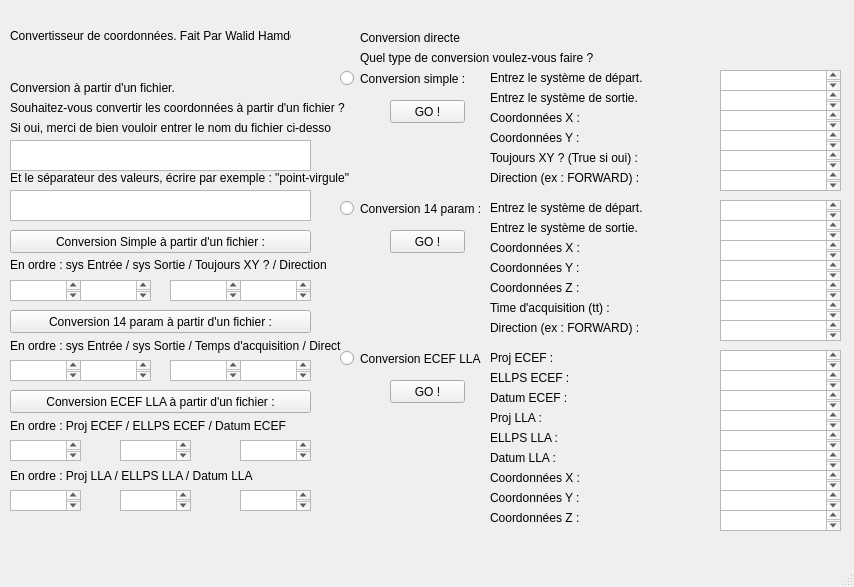
<?xml version="1.0" encoding="UTF-8"?>
<ui version="4.0">
 <class>MainWindow</class>
 <widget class="QMainWindow" name="MainWindow">
  <property name="geometry">
   <rect>
    <x>0</x>
    <y>0</y>
    <width>854</width>
    <height>587</height>
   </rect>
  </property>
  <property name="windowTitle">
   <string>MainWindow</string>
  </property>
  <property name="styleSheet">
   <string notr="true">background-color rgb(184, 184, 184)</string>
  </property>
  <widget class="QWidget" name="centralwidget">
   <widget class="QLabel" name="label">
    <property name="geometry">
     <rect>
      <x>10</x>
      <y>0</y>
      <width>281</width>
      <height>71</height>
     </rect>
    </property>
    <property name="text">
     <string>Convertisseur de coordonnées. Fait Par Walid Hamdoun</string>
    </property>
   </widget>
   <widget class="QLabel" name="label_2">
    <property name="geometry">
     <rect>
      <x>10</x>
      <y>80</y>
      <width>181</width>
      <height>16</height>
     </rect>
    </property>
    <property name="text">
     <string>Conversion à partir d'un fichier.</string>
    </property>
   </widget>
   <widget class="QLabel" name="label_3">
    <property name="geometry">
     <rect>
      <x>10</x>
      <y>100</y>
      <width>371</width>
      <height>16</height>
     </rect>
    </property>
    <property name="text">
     <string>Souhaitez-vous convertir les coordonnées à partir d'un fichier ? </string>
    </property>
   </widget>
   <widget class="QLabel" name="label_4">
    <property name="geometry">
     <rect>
      <x>10</x>
      <y>120</y>
      <width>321</width>
      <height>16</height>
     </rect>
    </property>
    <property name="text">
     <string>Si oui, merci de bien vouloir entrer le nom du fichier ci-dessous. </string>
    </property>
   </widget>
   <widget class="QPlainTextEdit" name="plainTextEdit">
    <property name="geometry">
     <rect>
      <x>10</x>
      <y>140</y>
      <width>301</width>
      <height>31</height>
     </rect>
    </property>
   </widget>
   <widget class="QLabel" name="label_5">
    <property name="geometry">
     <rect>
      <x>360</x>
      <y>50</y>
      <width>291</width>
      <height>16</height>
     </rect>
    </property>
    <property name="text">
     <string>Quel type de conversion voulez-vous faire ?</string>
    </property>
   </widget>
   <widget class="QRadioButton" name="radioButton_3">
    <property name="geometry">
     <rect>
      <x>340</x>
      <y>70</y>
      <width>141</width>
      <height>17</height>
     </rect>
    </property>
    <property name="text">
     <string>Conversion simple :</string>
    </property>
   </widget>
   <widget class="QLabel" name="label_6">
    <property name="geometry">
     <rect>
      <x>490</x>
      <y>70</y>
      <width>191</width>
      <height>16</height>
     </rect>
    </property>
    <property name="text">
     <string>Entrez le système de départ.</string>
    </property>
   </widget>
   <widget class="QLabel" name="label_7">
    <property name="geometry">
     <rect>
      <x>490</x>
      <y>90</y>
      <width>191</width>
      <height>16</height>
     </rect>
    </property>
    <property name="text">
     <string>Entrez le système de sortie.</string>
    </property>
   </widget>
   <widget class="QLabel" name="label_8">
    <property name="geometry">
     <rect>
      <x>490</x>
      <y>110</y>
      <width>191</width>
      <height>16</height>
     </rect>
    </property>
    <property name="text">
     <string>Coordonnées X :</string>
    </property>
   </widget>
   <widget class="QLabel" name="label_9">
    <property name="geometry">
     <rect>
      <x>490</x>
      <y>130</y>
      <width>191</width>
      <height>16</height>
     </rect>
    </property>
    <property name="text">
     <string>Coordonnées Y :</string>
    </property>
   </widget>
   <widget class="QLabel" name="label_10">
    <property name="geometry">
     <rect>
      <x>360</x>
      <y>30</y>
      <width>291</width>
      <height>16</height>
     </rect>
    </property>
    <property name="text">
     <string>Conversion directe</string>
    </property>
   </widget>
   <widget class="QPlainTextEdit" name="plainTextEdit_2">
    <property name="geometry">
     <rect>
      <x>720</x>
      <y>70</y>
      <width>121</width>
      <height>21</height>
     </rect>
    </property>
   </widget>
   <widget class="QPlainTextEdit" name="plainTextEdit_3">
    <property name="geometry">
     <rect>
      <x>720</x>
      <y>90</y>
      <width>121</width>
      <height>21</height>
     </rect>
    </property>
   </widget>
   <widget class="QPlainTextEdit" name="plainTextEdit_4">
    <property name="geometry">
     <rect>
      <x>720</x>
      <y>110</y>
      <width>121</width>
      <height>21</height>
     </rect>
    </property>
   </widget>
   <widget class="QPlainTextEdit" name="plainTextEdit_5">
    <property name="geometry">
     <rect>
      <x>720</x>
      <y>130</y>
      <width>121</width>
      <height>21</height>
     </rect>
    </property>
   </widget>
   <widget class="QLabel" name="label_11">
    <property name="geometry">
     <rect>
      <x>490</x>
      <y>220</y>
      <width>191</width>
      <height>16</height>
     </rect>
    </property>
    <property name="text">
     <string>Entrez le système de sortie.</string>
    </property>
   </widget>
   <widget class="QPlainTextEdit" name="plainTextEdit_6">
    <property name="geometry">
     <rect>
      <x>720</x>
      <y>200</y>
      <width>121</width>
      <height>21</height>
     </rect>
    </property>
   </widget>
   <widget class="QLabel" name="label_12">
    <property name="geometry">
     <rect>
      <x>490</x>
      <y>200</y>
      <width>191</width>
      <height>16</height>
     </rect>
    </property>
    <property name="text">
     <string>Entrez le système de départ.</string>
    </property>
   </widget>
   <widget class="QPlainTextEdit" name="plainTextEdit_7">
    <property name="geometry">
     <rect>
      <x>720</x>
      <y>260</y>
      <width>121</width>
      <height>21</height>
     </rect>
    </property>
   </widget>
   <widget class="QLabel" name="label_13">
    <property name="geometry">
     <rect>
      <x>490</x>
      <y>260</y>
      <width>191</width>
      <height>16</height>
     </rect>
    </property>
    <property name="text">
     <string>Coordonnées Y :</string>
    </property>
   </widget>
   <widget class="QPlainTextEdit" name="plainTextEdit_8">
    <property name="geometry">
     <rect>
      <x>720</x>
      <y>240</y>
      <width>121</width>
      <height>21</height>
     </rect>
    </property>
   </widget>
   <widget class="QLabel" name="label_14">
    <property name="geometry">
     <rect>
      <x>490</x>
      <y>240</y>
      <width>191</width>
      <height>16</height>
     </rect>
    </property>
    <property name="text">
     <string>Coordonnées X :</string>
    </property>
   </widget>
   <widget class="QPlainTextEdit" name="plainTextEdit_9">
    <property name="geometry">
     <rect>
      <x>720</x>
      <y>220</y>
      <width>121</width>
      <height>21</height>
     </rect>
    </property>
   </widget>
   <widget class="QRadioButton" name="radioButton_4">
    <property name="geometry">
     <rect>
      <x>340</x>
      <y>200</y>
      <width>141</width>
      <height>17</height>
     </rect>
    </property>
    <property name="text">
     <string>Conversion 14 param :</string>
    </property>
   </widget>
   <widget class="QLabel" name="label_15">
    <property name="geometry">
     <rect>
      <x>490</x>
      <y>280</y>
      <width>191</width>
      <height>16</height>
     </rect>
    </property>
    <property name="text">
     <string>Coordonnées Z :</string>
    </property>
   </widget>
   <widget class="QPlainTextEdit" name="plainTextEdit_10">
    <property name="geometry">
     <rect>
      <x>720</x>
      <y>280</y>
      <width>121</width>
      <height>21</height>
     </rect>
    </property>
   </widget>
   <widget class="QLabel" name="label_16">
    <property name="geometry">
     <rect>
      <x>490</x>
      <y>300</y>
      <width>191</width>
      <height>16</height>
     </rect>
    </property>
    <property name="text">
     <string>Time d'acquisition (tt) :</string>
    </property>
   </widget>
   <widget class="QPlainTextEdit" name="plainTextEdit_11">
    <property name="geometry">
     <rect>
      <x>720</x>
      <y>300</y>
      <width>121</width>
      <height>21</height>
     </rect>
    </property>
   </widget>
   <widget class="QPlainTextEdit" name="plainTextEdit_12">
    <property name="geometry">
     <rect>
      <x>720</x>
      <y>430</y>
      <width>121</width>
      <height>21</height>
     </rect>
    </property>
   </widget>
   <widget class="QLabel" name="label_17">
    <property name="geometry">
     <rect>
      <x>490</x>
      <y>390</y>
      <width>191</width>
      <height>16</height>
     </rect>
    </property>
    <property name="text">
     <string>Datum ECEF :</string>
    </property>
   </widget>
   <widget class="QLabel" name="label_18">
    <property name="geometry">
     <rect>
      <x>490</x>
      <y>410</y>
      <width>191</width>
      <height>16</height>
     </rect>
    </property>
    <property name="text">
     <string>Proj LLA :</string>
    </property>
   </widget>
   <widget class="QLabel" name="label_19">
    <property name="geometry">
     <rect>
      <x>490</x>
      <y>370</y>
      <width>191</width>
      <height>16</height>
     </rect>
    </property>
    <property name="text">
     <string>ELLPS ECEF :</string>
    </property>
   </widget>
   <widget class="QLabel" name="label_20">
    <property name="geometry">
     <rect>
      <x>490</x>
      <y>450</y>
      <width>191</width>
      <height>16</height>
     </rect>
    </property>
    <property name="text">
     <string>Datum LLA :</string>
    </property>
   </widget>
   <widget class="QPlainTextEdit" name="plainTextEdit_13">
    <property name="geometry">
     <rect>
      <x>720</x>
      <y>350</y>
      <width>121</width>
      <height>21</height>
     </rect>
    </property>
   </widget>
   <widget class="QPlainTextEdit" name="plainTextEdit_14">
    <property name="geometry">
     <rect>
      <x>720</x>
      <y>410</y>
      <width>121</width>
      <height>21</height>
     </rect>
    </property>
   </widget>
   <widget class="QPlainTextEdit" name="plainTextEdit_15">
    <property name="geometry">
     <rect>
      <x>720</x>
      <y>370</y>
      <width>121</width>
      <height>21</height>
     </rect>
    </property>
   </widget>
   <widget class="QLabel" name="label_21">
    <property name="geometry">
     <rect>
      <x>490</x>
      <y>350</y>
      <width>191</width>
      <height>16</height>
     </rect>
    </property>
    <property name="text">
     <string>Proj ECEF : </string>
    </property>
   </widget>
   <widget class="QLabel" name="label_22">
    <property name="geometry">
     <rect>
      <x>490</x>
      <y>430</y>
      <width>191</width>
      <height>16</height>
     </rect>
    </property>
    <property name="text">
     <string>ELLPS LLA :</string>
    </property>
   </widget>
   <widget class="QPlainTextEdit" name="plainTextEdit_16">
    <property name="geometry">
     <rect>
      <x>720</x>
      <y>390</y>
      <width>121</width>
      <height>21</height>
     </rect>
    </property>
   </widget>
   <widget class="QPlainTextEdit" name="plainTextEdit_17">
    <property name="geometry">
     <rect>
      <x>720</x>
      <y>450</y>
      <width>121</width>
      <height>21</height>
     </rect>
    </property>
   </widget>
   <widget class="QRadioButton" name="radioButton_5">
    <property name="geometry">
     <rect>
      <x>340</x>
      <y>350</y>
      <width>141</width>
      <height>17</height>
     </rect>
    </property>
    <property name="text">
     <string>Conversion ECEF LLA:</string>
    </property>
   </widget>
   <widget class="QPlainTextEdit" name="plainTextEdit_18">
    <property name="geometry">
     <rect>
      <x>720</x>
      <y>510</y>
      <width>121</width>
      <height>21</height>
     </rect>
    </property>
   </widget>
   <widget class="QLabel" name="label_23">
    <property name="geometry">
     <rect>
      <x>490</x>
      <y>470</y>
      <width>191</width>
      <height>16</height>
     </rect>
    </property>
    <property name="text">
     <string>Coordonnées X :</string>
    </property>
   </widget>
   <widget class="QLabel" name="label_24">
    <property name="geometry">
     <rect>
      <x>490</x>
      <y>490</y>
      <width>191</width>
      <height>16</height>
     </rect>
    </property>
    <property name="text">
     <string>Coordonnées Y :</string>
    </property>
   </widget>
   <widget class="QPlainTextEdit" name="plainTextEdit_19">
    <property name="geometry">
     <rect>
      <x>720</x>
      <y>490</y>
      <width>121</width>
      <height>21</height>
     </rect>
    </property>
   </widget>
   <widget class="QLabel" name="label_25">
    <property name="geometry">
     <rect>
      <x>490</x>
      <y>510</y>
      <width>191</width>
      <height>16</height>
     </rect>
    </property>
    <property name="text">
     <string>Coordonnées Z :</string>
    </property>
   </widget>
   <widget class="QPlainTextEdit" name="plainTextEdit_20">
    <property name="geometry">
     <rect>
      <x>720</x>
      <y>470</y>
      <width>121</width>
      <height>21</height>
     </rect>
    </property>
   </widget>
   <widget class="QPushButton" name="pushButton_3">
    <property name="geometry">
     <rect>
      <x>10</x>
      <y>230</y>
      <width>301</width>
      <height>23</height>
     </rect>
    </property>
    <property name="text">
     <string>Conversion Simple à partir d'un fichier :</string>
    </property>
   </widget>
   <widget class="QPushButton" name="pushButton_4">
    <property name="geometry">
     <rect>
      <x>10</x>
      <y>310</y>
      <width>301</width>
      <height>23</height>
     </rect>
    </property>
    <property name="text">
     <string>Conversion 14 param à partir d'un fichier :</string>
    </property>
   </widget>
   <widget class="QPushButton" name="pushButton_5">
    <property name="geometry">
     <rect>
      <x>10</x>
      <y>390</y>
      <width>301</width>
      <height>23</height>
     </rect>
    </property>
    <property name="text">
     <string>Conversion ECEF LLA à partir d'un fichier :</string>
    </property>
   </widget>
   <widget class="QPushButton" name="pushButton_6">
    <property name="geometry">
     <rect>
      <x>390</x>
      <y>230</y>
      <width>75</width>
      <height>23</height>
     </rect>
    </property>
    <property name="text">
     <string>GO !</string>
    </property>
   </widget>
   <widget class="QPushButton" name="pushButton_7">
    <property name="geometry">
     <rect>
      <x>390</x>
      <y>380</y>
      <width>75</width>
      <height>23</height>
     </rect>
    </property>
    <property name="text">
     <string>GO !</string>
    </property>
   </widget>
   <widget class="QPushButton" name="pushButton_8">
    <property name="geometry">
     <rect>
      <x>390</x>
      <y>100</y>
      <width>75</width>
      <height>23</height>
     </rect>
    </property>
    <property name="text">
     <string>GO !</string>
    </property>
   </widget>
   <widget class="QLabel" name="label_27">
    <property name="geometry">
     <rect>
      <x>10</x>
      <y>170</y>
      <width>391</width>
      <height>16</height>
     </rect>
    </property>
    <property name="text">
     <string>Et le séparateur des valeurs, écrire par exemple : &quot;point-virgule&quot;</string>
    </property>
   </widget>
   <widget class="QPlainTextEdit" name="plainTextEdit_21">
    <property name="geometry">
     <rect>
      <x>10</x>
      <y>190</y>
      <width>301</width>
      <height>31</height>
     </rect>
    </property>
   </widget>
   <widget class="QPlainTextEdit" name="plainTextEdit_22">
    <property name="geometry">
     <rect>
      <x>720</x>
      <y>150</y>
      <width>121</width>
      <height>21</height>
     </rect>
    </property>
   </widget>
   <widget class="QLabel" name="label_28">
    <property name="geometry">
     <rect>
      <x>490</x>
      <y>150</y>
      <width>191</width>
      <height>16</height>
     </rect>
    </property>
    <property name="text">
     <string>Toujours XY ? (True si oui) :</string>
    </property>
   </widget>
   <widget class="QPlainTextEdit" name="plainTextEdit_23">
    <property name="geometry">
     <rect>
      <x>720</x>
      <y>170</y>
      <width>121</width>
      <height>21</height>
     </rect>
    </property>
   </widget>
   <widget class="QLabel" name="label_29">
    <property name="geometry">
     <rect>
      <x>490</x>
      <y>170</y>
      <width>191</width>
      <height>16</height>
     </rect>
    </property>
    <property name="text">
     <string>Direction (ex : FORWARD) :</string>
    </property>
   </widget>
   <widget class="QPlainTextEdit" name="plainTextEdit_24">
    <property name="geometry">
     <rect>
      <x>720</x>
      <y>320</y>
      <width>121</width>
      <height>21</height>
     </rect>
    </property>
   </widget>
   <widget class="QLabel" name="label_30">
    <property name="geometry">
     <rect>
      <x>490</x>
      <y>320</y>
      <width>191</width>
      <height>16</height>
     </rect>
    </property>
    <property name="text">
     <string>Direction (ex : FORWARD) :</string>
    </property>
   </widget>
   <widget class="QPlainTextEdit" name="plainTextEdit_25">
    <property name="geometry">
     <rect>
      <x>10</x>
      <y>280</y>
      <width>71</width>
      <height>21</height>
     </rect>
    </property>
   </widget>
   <widget class="QPlainTextEdit" name="plainTextEdit_26">
    <property name="geometry">
     <rect>
      <x>80</x>
      <y>280</y>
      <width>71</width>
      <height>21</height>
     </rect>
    </property>
   </widget>
   <widget class="QPlainTextEdit" name="plainTextEdit_27">
    <property name="geometry">
     <rect>
      <x>170</x>
      <y>280</y>
      <width>71</width>
      <height>21</height>
     </rect>
    </property>
   </widget>
   <widget class="QPlainTextEdit" name="plainTextEdit_28">
    <property name="geometry">
     <rect>
      <x>240</x>
      <y>280</y>
      <width>71</width>
      <height>21</height>
     </rect>
    </property>
   </widget>
   <widget class="QLabel" name="label_32">
    <property name="geometry">
     <rect>
      <x>10</x>
      <y>249</y>
      <width>451</width>
      <height>31</height>
     </rect>
    </property>
    <property name="text">
     <string>En ordre : sys Entrée / sys Sortie / Toujours XY ? / Direction</string>
    </property>
   </widget>
   <widget class="QLabel" name="label_33">
    <property name="geometry">
     <rect>
      <x>10</x>
      <y>330</y>
      <width>331</width>
      <height>31</height>
     </rect>
    </property>
    <property name="text">
     <string>En ordre : sys Entrée / sys Sortie / Temps d'acquisition / Direction</string>
    </property>
   </widget>
   <widget class="QPlainTextEdit" name="plainTextEdit_29">
    <property name="geometry">
     <rect>
      <x>10</x>
      <y>360</y>
      <width>71</width>
      <height>21</height>
     </rect>
    </property>
   </widget>
   <widget class="QPlainTextEdit" name="plainTextEdit_30">
    <property name="geometry">
     <rect>
      <x>80</x>
      <y>360</y>
      <width>71</width>
      <height>21</height>
     </rect>
    </property>
   </widget>
   <widget class="QPlainTextEdit" name="plainTextEdit_31">
    <property name="geometry">
     <rect>
      <x>170</x>
      <y>360</y>
      <width>71</width>
      <height>21</height>
     </rect>
    </property>
   </widget>
   <widget class="QPlainTextEdit" name="plainTextEdit_32">
    <property name="geometry">
     <rect>
      <x>240</x>
      <y>360</y>
      <width>71</width>
      <height>21</height>
     </rect>
    </property>
   </widget>
   <widget class="QLabel" name="label_34">
    <property name="geometry">
     <rect>
      <x>10</x>
      <y>410</y>
      <width>361</width>
      <height>31</height>
     </rect>
    </property>
    <property name="text">
     <string>En ordre : Proj ECEF / ELLPS ECEF / Datum ECEF</string>
    </property>
   </widget>
   <widget class="QPlainTextEdit" name="plainTextEdit_33">
    <property name="geometry">
     <rect>
      <x>10</x>
      <y>440</y>
      <width>71</width>
      <height>21</height>
     </rect>
    </property>
   </widget>
   <widget class="QPlainTextEdit" name="plainTextEdit_34">
    <property name="geometry">
     <rect>
      <x>120</x>
      <y>440</y>
      <width>71</width>
      <height>21</height>
     </rect>
    </property>
    <property name="plainText">
     <string/>
    </property>
   </widget>
   <widget class="QPlainTextEdit" name="plainTextEdit_35">
    <property name="geometry">
     <rect>
      <x>240</x>
      <y>440</y>
      <width>71</width>
      <height>21</height>
     </rect>
    </property>
   </widget>
   <widget class="QLabel" name="label_35">
    <property name="geometry">
     <rect>
      <x>10</x>
      <y>460</y>
      <width>361</width>
      <height>31</height>
     </rect>
    </property>
    <property name="text">
     <string>En ordre : Proj LLA / ELLPS LLA / Datum LLA</string>
    </property>
   </widget>
   <widget class="QPlainTextEdit" name="plainTextEdit_36">
    <property name="geometry">
     <rect>
      <x>10</x>
      <y>490</y>
      <width>71</width>
      <height>21</height>
     </rect>
    </property>
   </widget>
   <widget class="QPlainTextEdit" name="plainTextEdit_37">
    <property name="geometry">
     <rect>
      <x>240</x>
      <y>490</y>
      <width>71</width>
      <height>21</height>
     </rect>
    </property>
   </widget>
   <widget class="QPlainTextEdit" name="plainTextEdit_38">
    <property name="geometry">
     <rect>
      <x>120</x>
      <y>490</y>
      <width>71</width>
      <height>21</height>
     </rect>
    </property>
    <property name="plainText">
     <string/>
    </property>
   </widget>
  </widget>
  <widget class="QMenuBar" name="menubar">
   <property name="geometry">
    <rect>
     <x>0</x>
     <y>0</y>
     <width>854</width>
     <height>21</height>
    </rect>
   </property>
  </widget>
  <widget class="QStatusBar" name="statusbar"/>
 </widget>
 <resources/>
 <connections/>
</ui>
